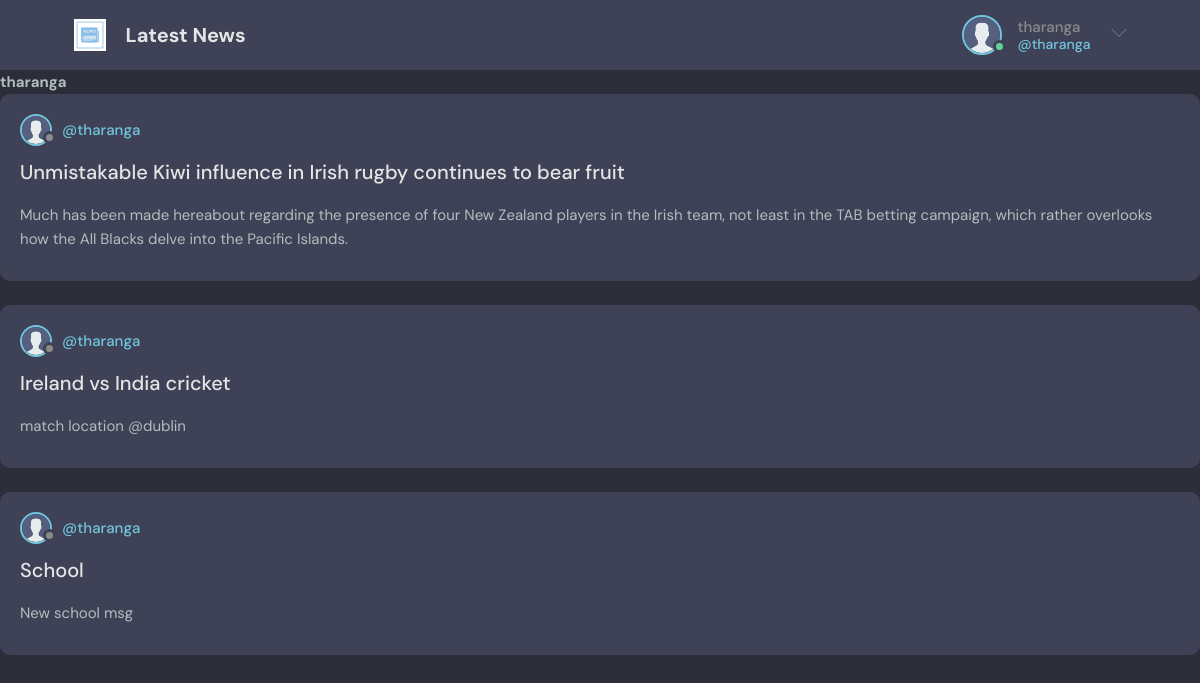
The app's page /user-profile/1/ (signed in) with its own data.
### base/models.py (models this page shows, shortened)
class NewsArtical(models.Model):
    newsAdmin = models.ForeignKey(User, on_delete=models.SET_NULL, null=True)
    newspaperTitle = models.ForeignKey(NewspaperTitle, on_delete=models.SET_NULL, null=True)
    name = models.CharField(max_length=100)
    descriptoin = models.TextField(null=True, blank=True)
    subscribers = models.ManyToManyField(
        User, related_name='subscribers', blank=True
    )
    updatedAt = models.DateTimeField(auto_now=True)
    createdAt = models.DateTimeField(auto_now_add=True)
    class Meta:
        ordering = ['-updatedAt']

### base/views.py (the view)
# urls.py: path('user-profile/<str:pk>/', views.userProfile, name="user-profile"),
@login_required(login_url="login")
def userProfile(request, pk):
    user = User.objects.get(id=pk)
    newspapers = user.newsartical_set.all()
    data = {'user': user, 'newspapers':newspapers}
    return render(request, 'base/userProfile.html', data)

### base/templates/base/userProfile.html (shortened to what this page needs)
{% extends 'main.html'%}
{% block content %}
<div>
    <h1>{{user.username}}</h1>
</div>
<div>
    <div>
        {% include 'base/news_artical_component.html' %}
    </div>
</div>
{% endblock %}

### templates/main.html (shortened to what this page needs)
<!DOCTYPE html>
{% load static %}
<html lang="en">
  <head>
    <link rel="stylesheet" href="{% static 'css/style.css' %}" />
  </head>
  <body>
    {% include 'navbar.html' %}
    {% block content %}
    {% endblock %}
  </body>
</html>

### templates/navbar.html (shortened to what this page needs)
{% load static %}
<header class="header header--loggedIn">
    <div class="container">
      <a href="{% url 'home'%}" class="header__logo">
        <img src="{% static 'images/newslogo.webp' %}" />
        <h1>Latest News</h1>
      </a>
      <nav class="header__menu">
        {% if request.user.is_authenticated %}
        <div class="header__user">
          <a href="{% url 'update-user' %}">
            <div class="avatar avatar--medium active">
              <img src="{% static 'images/avatar.svg' %}" />
            </div>
            <p>{{request.user.username}} <span>@{{request.user.username}}</span></p>
          </a>
          <button class="dropdown-button">
            <svg version="1.1" xmlns="http://www.w3.org/2000/svg" width="32" height="32" viewBox="0 0 32 32">
              <title>chevron-down</title>
              <path d="M16 21l-13-13h-3l16 16 16-16h-3l-13 13z"></path>
            </svg>
          </button>
        </div>
        {% else %}
        <a href="{% url 'login' %}">
          <img src="{% static 'images/user.svg' %}" />
          <p>Login</p>
        </a>
        {% endif %}
      </nav>
    </div>
  </header>

### base/templates/base/news_artical_component.html (shortened to what this page needs)
{% load static %}
{% for newspaper in newspapers %}
<div class="roomListRoom">
    <div class="roomListRoom__header">
        <a href="{% url 'user-profile' newspaper.newsAdmin.id %}" class="roomListRoom__author">
            <div class="avatar avatar--small">
                <img src="{% static 'images/avatar.svg' %}" />
            </div>
            <span>@{{newspaper.newsAdmin.username}}</span>
        </a>
    </div>
    <div class="roomListRoom__content">
        <a href="{% url 'newspaper' newspaper.id%}">{{newspaper.name}}</a>
        <p>
            {{newspaper.descriptoin}}
        </p>
    </div>
</div>
{% endfor %}

### static/css/style.css (style rules this page uses)
:root { --color-main: #71c6dd; --color-main-light: #e1f6fb; --color-dark: #3f4156; --color-dark-medium: #51546e; --color-dark-light: #696d97; --color-light: #e5e5e5; --color-gray: #8b8b8b; --color-light-gray: #b2bdbd; --color-bg: #2d2d39; --color-success: #5dd693; --color-error: #fc4b0b; }
* { font-family: "DM Sans", -apple-system, BlinkMacSystemFont, "Segoe UI", Roboto, Oxygen, Ubuntu, Cantarell, "Open Sans", "Helvetica Neue", sans-serif; margin: 0; padding: 0; box-sizing: border-box; text-rendering: optimizeLegibility; font-size: inherit; }
html { font-size: 56.25%; }
@media only screen and (min-width: 1200px) { html { font-size: 62.5%; } }
body { line-height: 1.6; font-weight: 400; font-size: 1.5rem; color: var(--color-light-gray); background-color: var(--color-bg); min-height: 100vh; }
img { width: 100%; }
a { display: inline-block; color: var(--color-main); text-decoration: none; }
.container { max-width: 120rem; width: 90%; margin: auto; }
.avatar { position: relative; display: inline-block; border-radius: 50%; border: 2px solid var(--color-main); }
.avatar img { display: block; border-radius: 50%; object-fit: cover; object-position: center; }
.avatar::after { content: ""; display: block; position: absolute; background-color: var(--color-gray); z-index: 111; border-radius: 50%; border: 0.3rem solid var(--color-dark); }
.avatar.active::after { background-color: var(--color-success); }
.avatar.avatar--small img { width: 2.8rem; height: 2.8rem; }
.avatar.avatar--small:after { width: 0.7rem; height: 0.7rem; bottom: 0px; right: -6px; }
.avatar.avatar--medium img { width: 3.6rem; height: 3.6rem; border-radius: 50%; }
.avatar.avatar--medium:after { width: 0.7rem; height: 0.7rem; bottom: 0px; right: -6px; }
.header { padding: 1.5rem; background-color: var(--color-dark); }
.header > .container { display: flex; gap: 9.5rem; }
.header__logo, .header__user { display: flex; gap: 2rem; align-items: center; }
.header__logo > img { height: 3.2rem; width: 3.2rem; }
.header__logo > h1 { font-weight: 700; font-size: 2rem; color: var(--color-light); }
.header__menu { margin-left: auto; position: relative; }
.header__menu a { display: flex; gap: 1.5rem; align-items: center; font-weight: 500; text-decoration: none; color: var(--color-gray); }
.header__menu img { height: 3.6rem; }
.header__menu p { line-height: 1.2; }
.header__menu span { color: var(--color-main); font-weight: 500; font-size: 1.4rem; display: block; }
.header__menu svg { width: 1.6rem; height: 1.6rem; fill: var(--color-dark-light); }
.dropdown-button { background: transparent; border: 0; outline: 0; cursor: pointer; }
.roomListRoom { margin-bottom: 2.4rem; background-color: var(--color-dark); border-radius: 1rem; padding: 2rem; }
.roomListRoom__header { display: flex; justify-content: space-between; align-items: center; }
.roomListRoom__author { font-weight: 500; display: flex; align-items: center; gap: 1rem; }
.roomListRoom__content { margin: 1rem 0; }
.roomListRoom__content a { font-size: 2rem; font-weight: 500; margin-bottom: 1.5rem; color: var(--color-light); transition: all 0.3s ease-in-out; }

### records on screen
NewsArtical: newsAdmin.username "tharanga", name "Unmistakable Kiwi influence in Irish rugby continues to bear fruit", descriptoin "Much has been made hereabout regarding the presence of four New Zealand players in the Irish team, not least in the TAB betting campaign, which rather overlooks how the All Blacks delve into the Pacific Islands."
NewsArtical: newsAdmin.username "tharanga", name "Ireland vs India cricket", descriptoin "match location @dublin"
NewsArtical: newsAdmin.username "tharanga", name "School", descriptoin "New school msg"

### other values on screen
{{ request.user.username }} "tharanga"
{{ user.username }} "tharanga"
